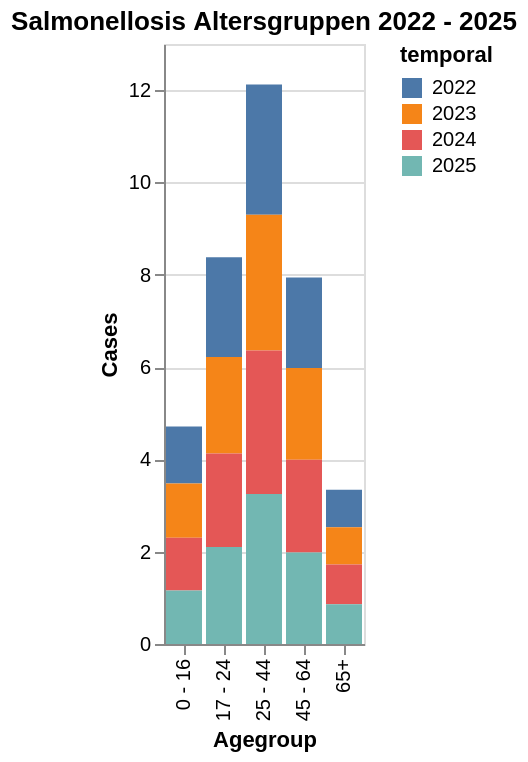

Write notebook code for a chart like this one.
### Markdown cell above
* sehr unterschiedlich im Jahr
* merklich weniger Fälle 2020

### Code cell
bar_age = alt.Chart(data_med).mark_bar().encode(
    x=alt.X("agegroup", title="Agegroup"),
    y=alt.Y("incValue", title="Cases"),
    color=alt.Color("temporal")
).properties(
    title="Salmonellosis Altersgruppen 2022 - 2025"
)

bar_age

### Figure 1 — Vega-Lite specification as saved in the notebook (floating-point values rounded to 4 significant figures)
{"config": {"view": {"continuousWidth": 300, "continuousHeight": 300}}, "data": {"name": "data-008d46b852c06d8840ec96ddaa302fb2"}, "mark": {"type": "bar"}, "encoding": {"color": {"field": "temporal", "type": "nominal"}, "x": {"field": "agegroup", "title": "Agegroup", "type": "nominal"}, "y": {"field": "incValue", "title": "Cases", "type": "quantitative"}}, "title": "Salmonellosis Altersgruppen 2022 - 2025", "$schema": "https://vega.github.io/schema/vega-lite/v6.1.0.json", "datasets": {"data-008d46b852c06d8840ec96ddaa302fb2": [{"valueCategory": "cases_10y_mean", "temporal": "2022", "temporal_type": "year", "georegion": "CHFL", "georegion_type": "CHFL", "agegroup": "0 - 16", "agegroup_type": "agegroup_food", "sex": "all", "value": null, "pop": null, "incValue": 1.23, "valueYearCumSum": null, "valueMean3y": null, "trend": NaN, "prct": null, "deltaValue": null, "deltaIncValue": null, "incValuePrctChange": null, "valueMean5y": null, "dataComplete": true}, {"valueCategory": "cases_10y_mean", "temporal": "2022", "temporal_type": "year", "georegion": "CHFL", "georegion_type": "CHFL", "agegroup": "17 - 24", "agegroup_type": "agegroup_food", "sex": "all", "value": null, "pop": null, "incValue": 2.16, "valueYearCumSum": null, "valueMean3y": null, "trend": NaN, "prct": null, "deltaValue": null, "deltaIncValue": null, "incValuePrctChange": null, "valueMean5y": null, "dataComplete": true}, {"valueCategory": "cases_10y_mean", "temporal": "2022", "temporal_type": "year", "georegion": "CHFL", "georegion_type": "CHFL", "agegroup": "25 - 44", "agegroup_type": "agegroup_food", "sex": "all", "value": null, "pop": null, "incValue": 2.82, "valueYearCumSum": null, "valueMean3y": null, "trend": NaN, "prct": null, "deltaValue": null, "deltaIncValue": null, "incValuePrctChange": null, "valueMean5y": null, "dataComplete": true}, {"valueCategory": "cases_10y_mean", "temporal": "2022", "temporal_type": "year", "georegion": "CHFL", "georegion_type": "CHFL", "agegroup": "45 - 64", "agegroup_type": "agegroup_food", "sex": "all", "value": null, "pop": null, "incValue": 1.96, "valueYearCumSum": null, "valueMean3y": null, "trend": NaN, "prct": null, "deltaValue": null, "deltaIncValue": null, "incValuePrctChange": null, "valueMean5y": null, "dataComplete": true}, {"valueCategory": "cases_10y_mean", "temporal": "2022", "temporal_type": "year", "georegion": "CHFL", "georegion_type": "CHFL", "agegroup": "65+", "agegroup_type": "agegroup_food", "sex": "all", "value": null, "pop": null, "incValue": 0.81, "valueYearCumSum": null, "valueMean3y": null, "trend": NaN, "prct": null, "deltaValue": null, "deltaIncValue": null, "incValuePrctChange": null, "valueMean5y": null, "dataComplete": true}, {"valueCategory": "cases_10y_mean", "temporal": "2022", "temporal_type": "year", "georegion": "CHFL", "georegion_type": "CHFL", "agegroup": "unknown", "agegroup_type": "agegroup_food", "sex": "all", "value": null, "pop": null, "incValue": null, "valueYearCumSum": null, "valueMean3y": null, "trend": NaN, "prct": null, "deltaValue": null, "deltaIncValue": null, "incValuePrctChange": null, "valueMean5y": null, "dataComplete": true}, {"valueCategory": "cases_10y_mean", "temporal": "2023", "temporal_type": "year", "georegion": "CHFL", "georegion_type": "CHFL", "agegroup": "0 - 16", "agegroup_type": "agegroup_food", "sex": "all", "value": null, "pop": null, "incValue": 1.18, "valueYearCumSum": null, "valueMean3y": null, "trend": NaN, "prct": null, "deltaValue": null, "deltaIncValue": null, "incValuePrctChange": null, "valueMean5y": null, "dataComplete": true}, {"valueCategory": "cases_10y_mean", "temporal": "2023", "temporal_type": "year", "georegion": "CHFL", "georegion_type": "CHFL", "agegroup": "17 - 24", "agegroup_type": "agegroup_food", "sex": "all", "value": null, "pop": null, "incValue": 2.09, "valueYearCumSum": null, "valueMean3y": null, "trend": NaN, "prct": null, "deltaValue": null, "deltaIncValue": null, "incValuePrctChange": null, "valueMean5y": null, "dataComplete": true}, {"valueCategory": "cases_10y_mean", "temporal": "2023", "temporal_type": "year", "georegion": "CHFL", "georegion_type": "CHFL", "agegroup": "25 - 44", "agegroup_type": "agegroup_food", "sex": "all", "value": null, "pop": null, "incValue": 2.94, "valueYearCumSum": null, "valueMean3y": null, "trend": NaN, "prct": null, "deltaValue": null, "deltaIncValue": null, "incValuePrctChange": null, "valueMean5y": null, "dataComplete": true}, {"valueCategory": "cases_10y_mean", "temporal": "2023", "temporal_type": "year", "georegion": "CHFL", "georegion_type": "CHFL", "agegroup": "45 - 64", "agegroup_type": "agegroup_food", "sex": "all", "value": null, "pop": null, "incValue": 1.99, "valueYearCumSum": null, "valueMean3y": null, "trend": NaN, "prct": null, "deltaValue": null, "deltaIncValue": null, "incValuePrctChange": null, "valueMean5y": null, "dataComplete": true}, {"valueCategory": "cases_10y_mean", "temporal": "2023", "temporal_type": "year", "georegion": "CHFL", "georegion_type": "CHFL", "agegroup": "65+", "agegroup_type": "agegroup_food", "sex": "all", "value": null, "pop": null, "incValue": 0.81, "valueYearCumSum": null, "valueMean3y": null, "trend": NaN, "prct": null, "deltaValue": null, "deltaIncValue": null, "incValuePrctChange": null, "valueMean5y": null, "dataComplete": true}, {"valueCategory": "cases_10y_mean", "temporal": "2023", "temporal_type": "year", "georegion": "CHFL", "georegion_type": "CHFL", "agegroup": "unknown", "agegroup_type": "agegroup_food", "sex": "all", "value": null, "pop": null, "incValue": null, "valueYearCumSum": null, "valueMean3y": null, "trend": NaN, "prct": null, "deltaValue": null, "deltaIncValue": null, "incValuePrctChange": null, "valueMean5y": null, "dataComplete": true}, {"valueCategory": "cases_10y_mean", "temporal": "2024", "temporal_type": "year", "georegion": "CHFL", "georegion_type": "CHFL", "agegroup": "0 - 16", "agegroup_type": "agegroup_food", "sex": "all", "value": null, "pop": null, "incValue": 1.14, "valueYearCumSum": null, "valueMean3y": null, "trend": NaN, "prct": null, "deltaValue": null, "deltaIncValue": null, "incValuePrctChange": null, "valueMean5y": null, "dataComplete": true}, {"valueCategory": "cases_10y_mean", "temporal": "2024", "temporal_type": "year", "georegion": "CHFL", "georegion_type": "CHFL", "agegroup": "17 - 24", "agegroup_type": "agegroup_food", "sex": "all", "value": null, "pop": null, "incValue": 2.03, "valueYearCumSum": null, "valueMean3y": null, "trend": NaN, "prct": null, "deltaValue": null, "deltaIncValue": null, "incValuePrctChange": null, "valueMean5y": null, "dataComplete": true}, {"valueCategory": "cases_10y_mean", "temporal": "2024", "temporal_type": "year", "georegion": "CHFL", "georegion_type": "CHFL", "agegroup": "25 - 44", "agegroup_type": "agegroup_food", "sex": "all", "value": null, "pop": null, "incValue": 3.11, "valueYearCumSum": null, "valueMean3y": null, "trend": NaN, "prct": null, "deltaValue": null, "deltaIncValue": null, "incValuePrctChange": null, "valueMean5y": null, "dataComplete": true}, {"valueCategory": "cases_10y_mean", "temporal": "2024", "temporal_type": "year", "georegion": "CHFL", "georegion_type": "CHFL", "agegroup": "45 - 64", "agegroup_type": "agegroup_food", "sex": "all", "value": null, "pop": null, "incValue": 2.01, "valueYearCumSum": null, "valueMean3y": null, "trend": NaN, "prct": null, "deltaValue": null, "deltaIncValue": null, "incValuePrctChange": null, "valueMean5y": null, "dataComplete": true}, {"valueCategory": "cases_10y_mean", "temporal": "2024", "temporal_type": "year", "georegion": "CHFL", "georegion_type": "CHFL", "agegroup": "65+", "agegroup_type": "agegroup_food", "sex": "all", "value": null, "pop": null, "incValue": 0.86, "valueYearCumSum": null, "valueMean3y": null, "trend": NaN, "prct": null, "deltaValue": null, "deltaIncValue": null, "incValuePrctChange": null, "valueMean5y": null, "dataComplete": true}, {"valueCategory": "cases_10y_mean", "temporal": "2024", "temporal_type": "year", "georegion": "CHFL", "georegion_type": "CHFL", "agegroup": "unknown", "agegroup_type": "agegroup_food", "sex": "all", "value": null, "pop": null, "incValue": null, "valueYearCumSum": null, "valueMean3y": null, "trend": NaN, "prct": null, "deltaValue": null, "deltaIncValue": null, "incValuePrctChange": null, "valueMean5y": null, "dataComplete": true}, {"valueCategory": "cases_10y_mean", "temporal": "2025", "temporal_type": "year", "georegion": "CHFL", "georegion_type": "CHFL", "agegroup": "0 - 16", "agegroup_type": "agegroup_food", "sex": "all", "value": null, "pop": null, "incValue": 1.16, "valueYearCumSum": null, "valueMean3y": null, "trend": NaN, "prct": null, "deltaValue": null, "deltaIncValue": null, "incValuePrctChange": null, "valueMean5y": null, "dataComplete": true}, {"valueCategory": "cases_10y_mean", "temporal": "2025", "temporal_type": "year", "georegion": "CHFL", "georegion_type": "CHFL", "agegroup": "17 - 24", "agegroup_type": "agegroup_food", "sex": "all", "value": null, "pop": null, "incValue": 2.1, "valueYearCumSum": null, "valueMean3y": null, "trend": NaN, "prct": null, "deltaValue": null, "deltaIncValue": null, "incValuePrctChange": null, "valueMean5y": null, "dataComplete": true}, {"valueCategory": "cases_10y_mean", "temporal": "2025", "temporal_type": "year", "georegion": "CHFL", "georegion_type": "CHFL", "agegroup": "25 - 44", "agegroup_type": "agegroup_food", "sex": "all", "value": null, "pop": null, "incValue": 3.25, "valueYearCumSum": null, "valueMean3y": null, "trend": NaN, "prct": null, "deltaValue": null, "deltaIncValue": null, "incValuePrctChange": null, "valueMean5y": null, "dataComplete": true}, {"valueCategory": "cases_10y_mean", "temporal": "2025", "temporal_type": "year", "georegion": "CHFL", "georegion_type": "CHFL", "agegroup": "45 - 64", "agegroup_type": "agegroup_food", "sex": "all", "value": null, "pop": null, "incValue": 1.98, "valueYearCumSum": null, "valueMean3y": null, "trend": NaN, "prct": null, "deltaValue": null, "deltaIncValue": null, "incValuePrctChange": null, "valueMean5y": null, "dataComplete": true}, {"valueCategory": "cases_10y_mean", "temporal": "2025", "temporal_type": "year", "georegion": "CHFL", "georegion_type": "CHFL", "agegroup": "65+", "agegroup_type": "agegroup_food", "sex": "all", "value": null, "pop": null, "incValue": 0.86, "valueYearCumSum": null, "valueMean3y": null, "trend": NaN, "prct": null, "deltaValue": null, "deltaIncValue": null, "incValuePrctChange": null, "valueMean5y": null, "dataComplete": true}, {"valueCategory": "cases_10y_mean", "temporal": "2025", "temporal_type": "year", "georegion": "CHFL", "georegion_type": "CHFL", "agegroup": "unknown", "agegroup_type": "agegroup_food", "sex": "all", "value": null, "pop": null, "incValue": null, "valueYearCumSum": null, "valueMean3y": null, "trend": NaN, "prct": null, "deltaValue": null, "deltaIncValue": null, "incValuePrctChange": null, "valueMean5y": null, "dataComplete": true}]}}
